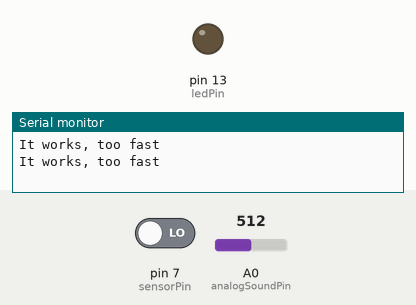
A sketch run on a simulated Arduino Uno, built with avr-gcc and run on an emulated ATmega328P. On the bench: output pins drawn as LEDs (lit = HIGH), the last lines printed to the serial monitor. The test bench sets the inputs (shaded band); at power-on: A0 (analogSoundPin) = 512, pin 7 (sensorPin) LOW.

Above: at 5.8 s.
5.9 s: A0 (analogSoundPin) set to 16
11.9 s: A0 (analogSoundPin) set to 12
At 16.2 s:
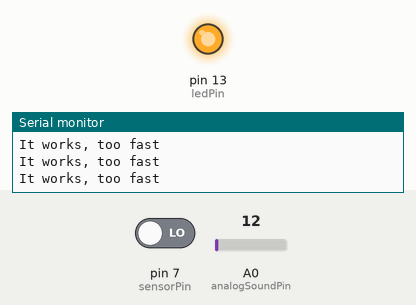
17.9 s: A0 (analogSoundPin) set to 122
At 18.4 s:
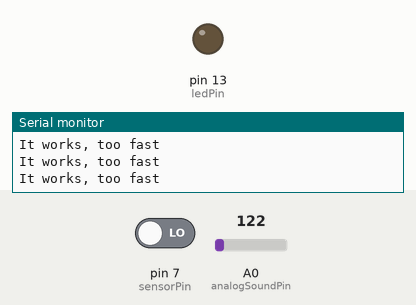
23.9 s: A0 (analogSoundPin) set to 0
At 28.4 s:
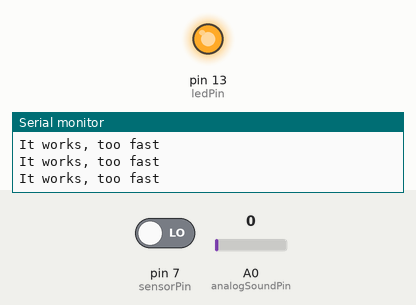
Timing chart, 0 to 29.9 s (numbered marks = the images above; inputs shaded):
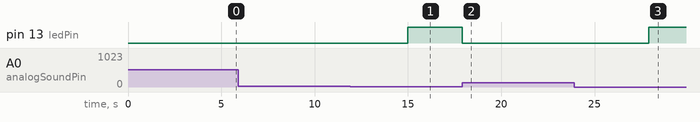

Measured:
- the behaviour switches between 15 and 14 on A0 (analogSoundPin) (found by bisection; images 0 and 1)
- after the input at 11.9 s, pin 13 (ledPin): LOW → HIGH after 3.1 s
- after the input at 17.9 s, pin 13 (ledPin): HIGH → LOW at once
- after the input at 23.9 s, pin 13 (ledPin): LOW → HIGH after 4.0 s

The sketch:

sound_interface.ino
```cpp
/*
 * Rui Santos
 * Complete Project Details https://randomnerdtutorials.com
*/

int ledPin=13;
int analogSoundPin = A0;
int sensorPin=7;
boolean val =0;
int data = 0;

void setup(){
  pinMode(ledPin, OUTPUT);
  pinMode(sensorPin, INPUT);
  pinMode(analogSoundPin, INPUT);
  Serial.begin (9600);
}

void loop (){
  //delay(2000);
  val =digitalRead(sensorPin);
  data=analogRead(analogSoundPin);
  //Serial.println(val);
  //Serial.println(data);

  if (data > 14) {
    Serial.println("It works, too fast");
    digitalWrite(ledPin, LOW);
    delay(5000);
  }
  else {
    digitalWrite(ledPin, HIGH);
  }
}
```
